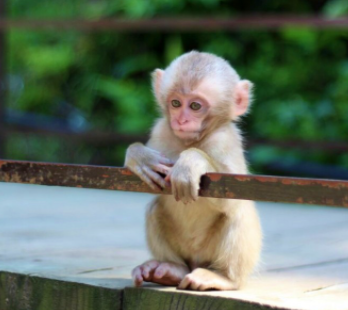
#> input picture img/man.PNG, 348 x 310 px, found by its file name
$ jupyter execute --allow-errors DA1_0_Numpy_Package.ipynb
#> lines starting #> are read from the running program, lines starting #| are printed output that depends on the picture
# Data Analyst role
- Level 3 we will learn the skill set required for <b>Data Analyst Role</b>
-  We will learn mainly three things (Read /Transform/present)
   - Read from any where (Big data,rdbms,nosql databases,files,api calls, graph databases(tigergraph,neo4J) ..etc
   - Data transformations/manipulations/data wrangling
   - Present data in graphical format
- Resources who are working on BI tools like Power BI,OBI,Tableau,Cognos,SAPBO ... etc are also called as data analysts

#### Packages(Numpy,pandas,matplotlib)
- Step1: read data from any format(DB,files(txt,csv,xml))
- Step2: data transformation/manipulation,pre-processing
- Step3: present data in graphical format(Matplotlib)

# Numpy
- https://numpy.org/
- Numerical Python, or "Numpy" for short, is a foundational package on which many of the most common data science packages are built.
- Numpy provides us with <b>high performance multi-dimensional arrays</b> which we can use as vectors or matrices.
- https://numpy.org/devdocs/user/quickstart.html

- item by item operation
- numpy is foundational package for machine learning
- compare to list performance is very high
- it is mutable
- numpy is an homogeneous

### Additional Recommended Resources:
[https://docs.scipy.org/doc/numpy/reference/](https://docs.scipy.org/doc/numpy/reference/)

### Installation of python Packages:
https://www.youtube.com/watch?v=Z_Kxg-EYvxM&ab_channel=APMonitor.com

## 1. Why we need to learn Numpy array ? though we have python list ?
- Let us observe below BMI calculation
$BMI = \frac {weight\ in\ kgs}{height\ in\ meters^2} $

- It's one way to see if you're at a healthy weight.
- Underweight: Your BMI is less than 18.5.
- Healthy weight: Your BMI is 18.5 to 24.9.
- Overweight: Your BMI is 25 to 29.9.
- Obese: Your BMI is 30 or higher

### Q.) Is it possible to calculate BMI of 4 members by using python list?     Ans: No

[cell 1]
weights=[60,70,80,90]
heights=[1.6,1.7,1.8,1.9]

#> (the rest of this cell did not finish here and is left out)

#### To overcome this we convert list into numpy

[cell 2]
import numpy as np

np_weights = np.array(weights)
print(np_weights)
print(type(np_weights))
print(np_weights.dtype)
print(np_weights.ndim)   # axes
print(np_weights.shape)
print(np_weights[0])

[cell 3]
np_heights = np.array(heights)
print(np_heights)
print(type(np_heights))
print(np_heights.dtype)
print(np_heights.ndim)
print(np_heights.shape)
print(np_heights[0])

[cell 4]
bmi=np_weights/(np_heights**2)
print(bmi)

- below 18.5 – you're in the underweight range.
- between 18.5 and 24.9 – you're in the healthy weight range.
- between 25 and 29.9 – you're in the overweight range.

### Q.) Can we divide a list with int ?  Ans: No

[cell 5]
#[10,20]/6  # TypeError: unsupported operand type(s) for /: 'list' and 'int'

[cell 6]
True+False

[cell 7]
True+True+True

#> (a cell that did not finish here is left out)

#### To overcome

[cell 9]
sum(35<np.array([30,40,50,60,70]))  # there are 4 values > 35

## 2.Numpy list is homogeneous multidimensional array

- It is a table of elements (usually numbers), all of the same type, indexed by a tuple of positive integers

[cell 10]
a_list = [10,10.33,"python",1+2J,True,[10,30]]
a_list

[cell 11]
import numpy as np
a_np_list = np.array([10,10.33])  # i given input 10 it is int 10.33 it is float
a_np_list                         # here integer converted into float

[cell 12]
a_np_list = np.array([10,10.33,"pawan"])
a_np_list

## 3.Numpy(Numerical Python)
- Generally we will use numpy to store numbers.
- However it can be used to store any collection of single datatype values
- NumPy is a powerful N-dimensional array object

### 3.1 How to identify the given array is 1d array
- 1d array is nothing but One Column/ Vector/ one variable/ one feature
- In core python range function is equal to numpy arange function
- Using range ,we will get list as a output
- Using np.arange, we will get array as a output

[cell 13]
import numpy as np

od=np.arange(0,12,2)

print(od)
print(type(od))
print(od.ndim)
print(od.shape)
print(type(od.shape))

[cell 14]
od.shape

[cell 15]
type(od.shape)

### reading numpy 1D array items

[cell 16]
#index method
od[1]

[cell 17]
#slice method
od[0:3]

[cell 18]
#fancy method
od[[1,3,5,2]]

### numpy array is mutable

[cell 19]
od[1]=200
od

### 3.2 How to identify the given array is 2D
- 2D examples are
    - 2 or more than 2 columns data
    - table
    - matrix
    - black and white image

### Ex 1:- Animal table

[cell 20]
                #weight   #legs  #hair column
at = np.array([[1000, 80],[4,2],[30,1.5]])
print(at)
print(type(at))
print(at.ndim)
print(at.shape)   # 3 features and 2 samples

- right to left explaination
- 2(no. of items in 1d array)(no.of rows)
- 3(no. of 1d arrays in 2d aaray)(no.of columns)

[cell 21]
td=np.arange(0,24,2).reshape(3,4)
print(td)
print(type(td))
print(td.ndim)
print(td.shape)

### Accessing of 2D

[cell 22]
#1st row
td[0]

[cell 23]
#2nd row
td[2]

[cell 24]
td[2][2]

[cell 25]
td[:,2]  #all rows 3rd column

[cell 26]
td[1,:]  #2nd row all columns

[cell 27]
#slice method
td[0:2]

###  3.3  How to identify the given array is 3D

[cell 28]
thd=np.arange(24).reshape(2,3,4)
print(thd)
print(thd.ndim)
print(thd.shape)

#### Right to left
- 4: no. of items in 1D array
- 3: no.of 1D array in 2D array
- 2: no. of 2D array in 3D array

### 3.4 How to identify the 4D

[cell 29]
np.arange(64).reshape(4,4,4)

[cell 30]
fd = np.arange(48).reshape(2,2,3,4)
fd

# 4.numpy array occupies less memory

[cell 31]
py_lst= list(range(200))

[cell 32]
min(py_lst),max(py_lst),len(py_lst)

[cell 33]
import numpy as np
np_arr=np.array(list(range(200)))

[cell 34]
min(np_arr),max(np_arr),len(np_arr)

[cell 35]
import sys

[cell 36]
print(sys.getsizeof(py_lst))
print(sys.getsizeof(np_arr))

### In Machine learning we will use
- input(X) --> 2D np array
- output(y) --> 1D np array

[cell 37]
import pandas as pd

#> (the rest of this cell did not finish here and is left out)

#> (a cell that did not finish here is left out)

#> (a cell that did not finish here is left out)

#> (a cell that did not finish here is left out)

#> (a cell that did not finish here is left out)

#> (a cell that did not finish here is left out)

### Create 2D array from black and white image

[cell 43]
from PIL import Image
mon = Image.open("E:/code/5.DataAnalysisOfficial/img/man.png")
#> mon is the input picture: PIL image 348x310 RGBA; mean R, G, B, A 100.3, 113.3, 98.1, 255
mon

[cell 44]
#convert color image to black and white
mon2 = mon.convert('1')
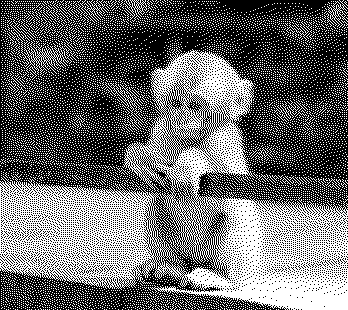
#> mon2: PIL image 348x310 1; 42% white in thin lines or dots
mon2

[cell 45]
#get 2D array from balck and white image
import numpy as np

A = np.array(mon2)
A                            # True means black, False means white

[cell 46]
print(A.shape)
#| (310, 348)
print(A.ndim)
#| 2

### Create 3D array from color image

[cell 47]
from PIL import Image

monk = Image.open("E:/code/5.DataAnalysisOfficial/img/man.png")
monk

[cell 48]
import numpy as np

B = np.array(monk)
B

[cell 49]
print(type(B))
#| <class 'numpy.ndarray'>
print(B.ndim)
#| 3
print(B.shape)
#| (310, 348, 4)
